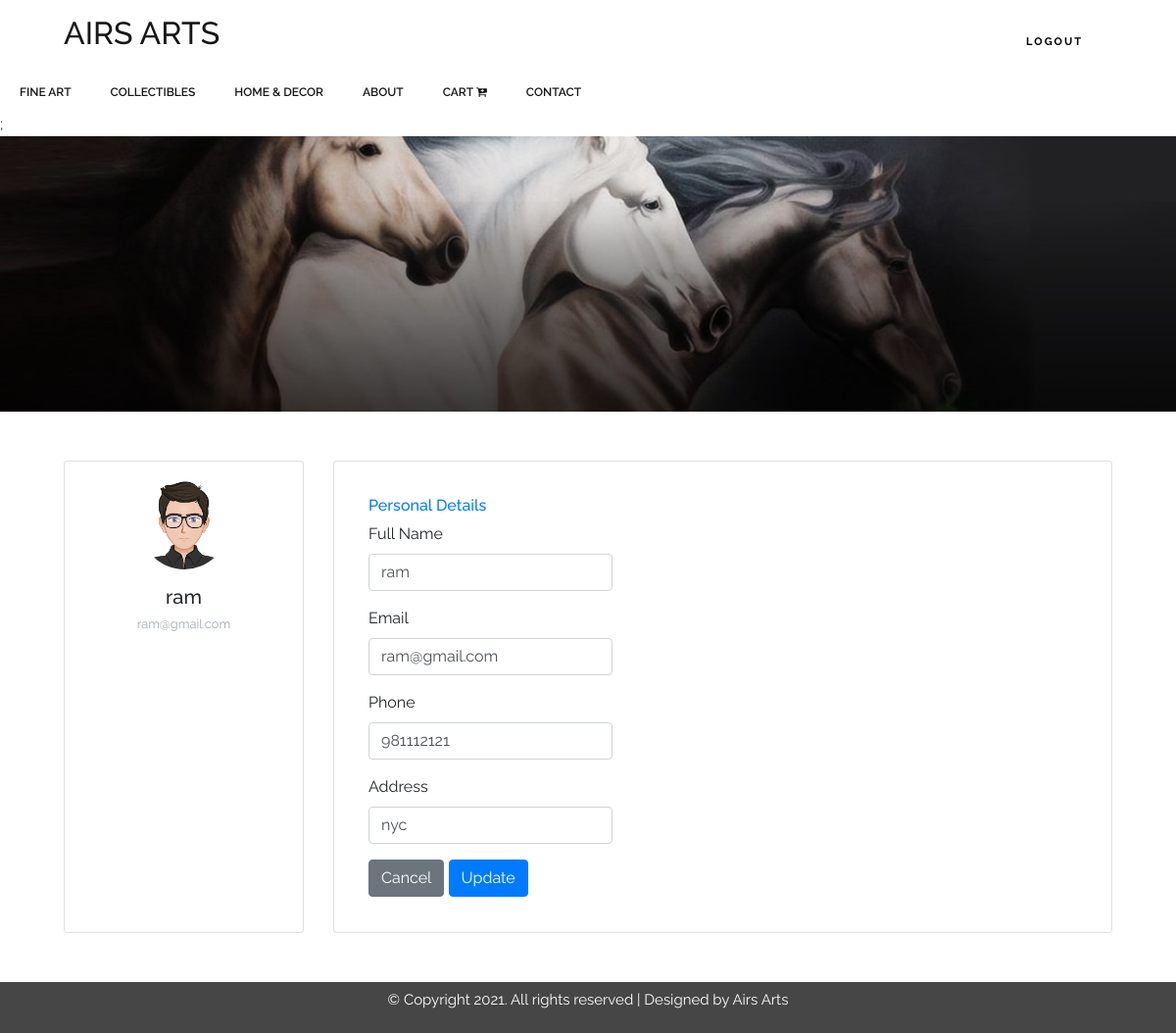
Page /profile.php (signed in) on the committed database.
### tables this page shows
CREATE TABLE `users` (
  `name` varchar(255) NOT NULL,
  `email` varchar(255) NOT NULL,
  `address` varchar(255) NOT NULL,
  `contact` varchar(255) NOT NULL,
  `password` varchar(255) NOT NULL,
  `role` varchar(100) NOT NULL
);

### profile.php (the view, shortened to what this page needs)
<?php
include('php file/connection.php');
$username = $_SESSION['username'];
$query = "SELECT * FROM users WHERE email='$username'";
$results = mysqli_query($conn, $query);
$row = mysqli_fetch_assoc($results);
?>
<!DOCTYPE html>
<html lang="en">
<head>
    <link rel="stylesheet" type="text/css" href="css/style.css">
    <link rel="stylesheet" href="https://stackpath.bootstrapcdn.com/bootstrap/4.3.1/css/bootstrap.min.css">
    <link rel="stylesheet" type="text/css" href="css/team.css">
    <link rel="stylesheet" href="https://stackpath.bootstrapcdn.com/font-awesome/4.7.0/css/font-awesome.min.css">
</head>
<body>
	<section style="padding-top: 15px;">
  <div class="container">
  <div class="tops">
    <div class="brand">
      <a href="index.php"><h2>Airs Arts</h2></a>
    </div>
    <div class="brands">
      <form class="sear">
         <div class="buts">
          <?php if(isset($_SESSION['username'])):?>
            <a href="php file/logout.php">Logout</a>
            <?php endif ?>
        </div>
      </form>
    </div>
  </div>
  </div>
</section>
<section class="nav-bar">
  <div class="nav-container">
    <nav>
      <ul class="nav-list">
        <li>
          <a href="art.php">Fine Art</a>
        </li>
        <li>
          <a href="collection.php">Collectibles</a>
        </li>
        <li>
          <a href="decor.php">Home & Decor</a>
        </li>
        <li>
          <a href="about.php">About</a>
        </li>
        <li><a href="cart.php">Cart <i class="fa fa-cart-plus"></i></a></li>
        <li><a href="contact.php">Contact</a></li>
      </ul>
    </nav>
  </div>
</section>
<section>
   <div class="containerss">
        <section class="slides" style="overflow:hidden">;
            <div class="slideshow-container">
                <div class="mySlides fades">
                    <img src="image/slider.jpg" style="width:100%; height: auto;" alt="Slide show">
                </div>
            </div>
        </section>
    </div>
</section>
<section style="padding: 50px 50px;">
  <div class="container">
<div class="row gutters">
<div class="col-xl-3 col-lg-3 col-md-12 col-sm-12 col-12">
<div class="card h-100">
	<div class="card-body">
		<div class="account-settings">
			<div class="user-profile">
				<div class="user-avatar">
					<img src="image/avatar7.png" alt="Maxwell Admin">
				</div>
				<h5 class="user-name"><?php echo $row['name'] ?></h5>
				<h6 class="user-email"><?php echo $row['email']; ?></h6>
			</div>
		</div>
	</div>
</div>
</div>
<div class="col-xl-9 col-lg-9 col-md-12 col-sm-12 col-12">
<div class="card h-100">
	<div class="card-body">
		<div class="row gutters">
			<form class="col-xl-9 col-lg-9 col-md-12 col-sm-12 col-12" action="profile.php" method="POST">
			<div class="col-xl-12 col-lg-12 col-md-12 col-sm-12 col-12">
				<h6 class="mb-2 text-primary">Personal Details</h6>
			</div>
			<div class="col-xl-6 col-lg-6 col-md-6 col-sm-6 col-12">
				<div class="form-group">
					<label for="fullName">Full Name</label>
					<input type="text" class="form-control myText" name="name" value="<?php echo $row['name']?>">
				</div>
			</div>
			<div class="col-xl-6 col-lg-6 col-md-6 col-sm-6 col-12">
				<div class="form-group">
					<label for="eMail">Email</label>
					<input type="email" class="form-control myText" name="email" value="<?php echo $row['email']?>">
				</div>
			</div>
			<div class="col-xl-6 col-lg-6 col-md-6 col-sm-6 col-12">
				<div class="form-group">
					<label for="phone">Phone</label>
					<input type="text" class="form-control myText" name="contact" value="<?php echo $row['contact']?>">
				</div>
			</div>
			<div class="col-xl-6 col-lg-6 col-md-6 col-sm-6 col-12">
				<div class="form-group">
					<label for="phone">Address</label>
					<input type="text" class="form-control myText" name="address" value="<?php echo $row['address']?>">
				</div>
				<button type="reset" id="submit" name="cancel" class="btn btn-secondary">Cancel</button>
				<button type="submit" id="submit" name="update" class="btn btn-primary">Update</button>
			</div>
	</div>
</div>
</div>
</div>
</div>
  </div>
</section>
<footer>
  <div class="containers">
    <p class="foter">&copy; Copyright 2021. All rights reserved | Designed by Airs Arts</p>
  </div>
</footer>
</body>
</html>

### css/style.css (style rules this page uses)
body { margin: 0; padding: 0; }
* { font-family: 'Raleway', sans-serif; box-sizing: border-box; }
.nav-bar { height: 42px; background:transparent; }
.brand { padding-left: 20px; float: left; line-height: 42px; text-transform: uppercase; font-size: 1.5em; }
.brand a h2 { margin: 0; color: #161616; }
.brand a, .brand a:visited { color: #ffffff; text-decoration: none; }
.nav-container { max-width: 1255px; margin: 0 auto; }
nav ul { list-style: none; margin: 0; padding: 0; }
nav ul li { float: left; position: relative; }
nav ul li a, nav ul li a:visited { display: block; padding: 0 20px; line-height: 42px; background: #ffffff; color: #161616; font-weight: 600; text-transform: uppercase; font-size: 12px; text-decoration: none; }
@media screen and (min-width: 799px) { .nav-list { display: block !important; } }
.tops { display: flex; flex-direction: row; width: 100%; }
.tops .brand { width: 50%; }
.tops .brands { width: 50%; }
.container { width: 100%; margin-right: auto; margin-left: auto; }
@media (min-width: 768px) { .container { width: 750px; } }
@media (min-width: 992px) { .container { width: 970px; } }
@media (min-width: 1200px) { .container { width: 1249px; } }
.containers { width: 100%; margin-right: auto; margin-left: auto; }
@media (min-width: 576px) { .containers { max-width: 540px; } }
@media (min-width: 768px) { .containers { max-width: 720px; } }
@media (min-width: 992px) { .containers { max-width: 960px; } }
@media (min-width: 1200px) { .containers { max-width: 1140px; } }
.sear { float: right; }
.fades img { display: flex; }
.buts { font-size: 11px; padding: 5px 0; }
.buts a, .con { padding: 5px 10px; color: #000; font-weight: bold; letter-spacing: 2px; text-decoration: none; text-transform: uppercase; }
footer { background: #464646; padding: 7px 10px; text-align: center; }
.foter { color: #fff; font-size: 15px; }
input, select { border: 1px solid #ccc; padding: 10px; display: block; width: 100%; box-sizing: border-box; border-radius: 2px; margin-bottom: 15px; }
form { background: #fff; padding: 15px 40px 16px 0 }

### css/team.css (style rules this page uses)
@media screen and (min-width: 799px) { .nav-list { display: block !important; } }
.account-settings .user-profile { margin: 0 0 1rem 0; padding-bottom: 1rem; text-align: center; }
.account-settings .user-profile .user-avatar { margin: 0 0 1rem 0; }
.account-settings .user-profile .user-avatar img { width: 90px; height: 90px; -webkit-border-radius: 100px; -moz-border-radius: 100px; border-radius: 100px; }
.account-settings .user-profile h5.user-name { margin: 0 0 0.5rem 0; }
.account-settings .user-profile h6.user-email { margin: 0; font-size: 0.8rem; font-weight: 400; color: #9fa8b9; }

### rows in the picture
users: name "ram", email "ram@gmail.com", contact "981112121", address "nyc"
